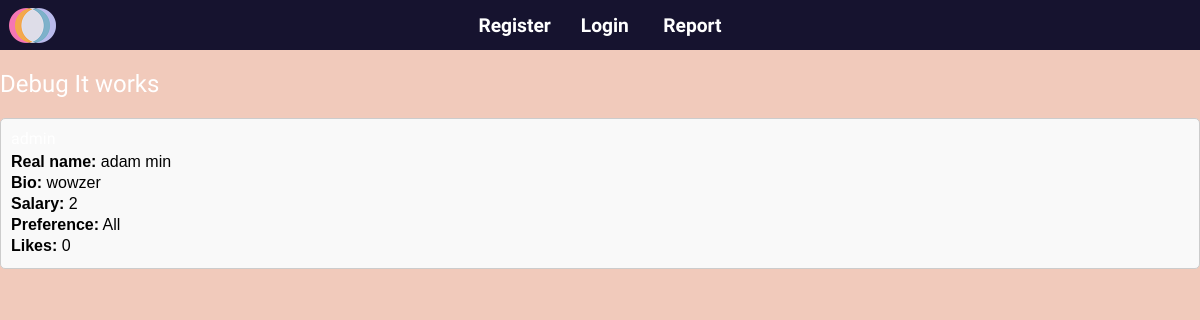
Before: /root/viewProfiles/index.php with the older database file.
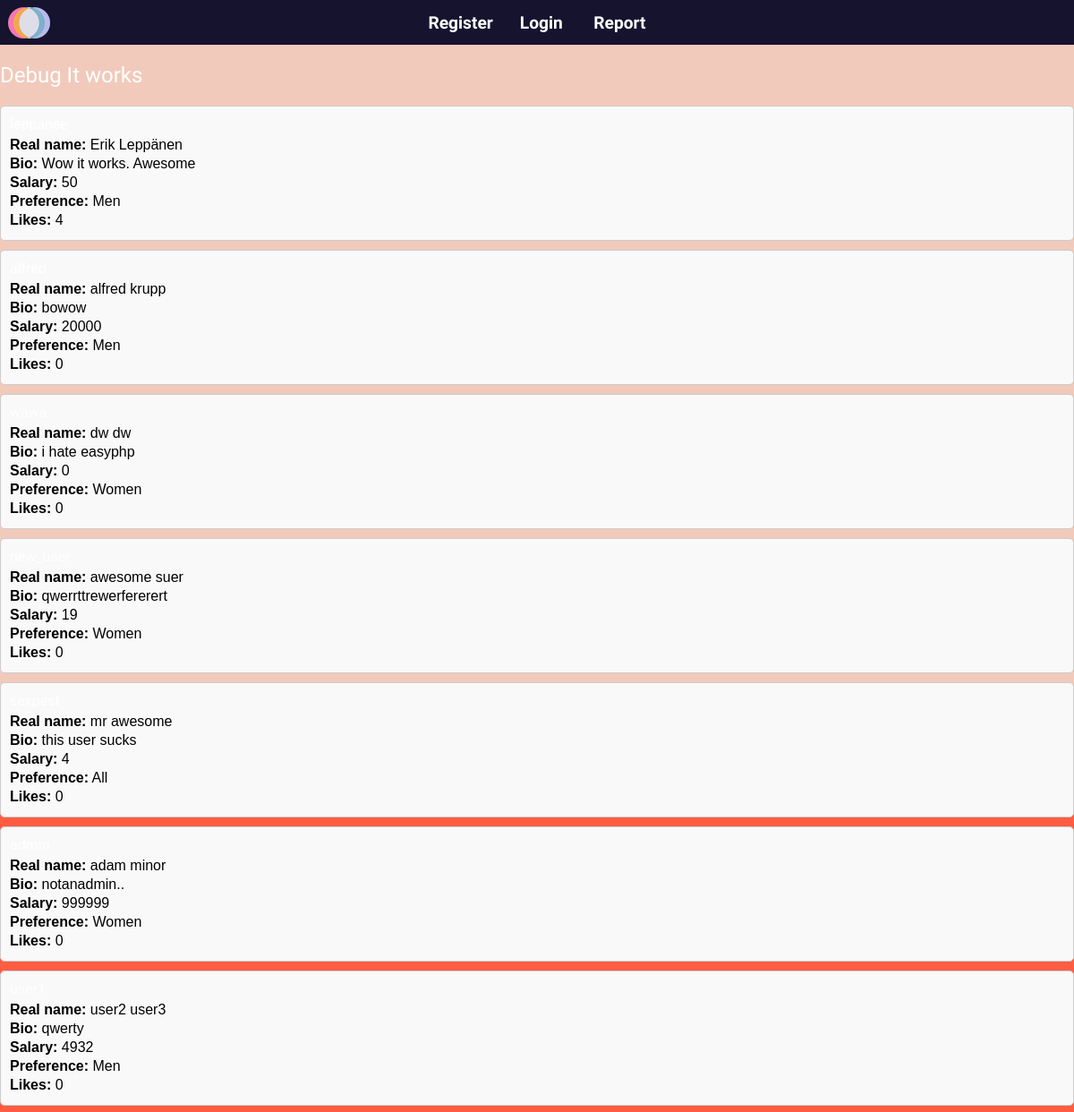
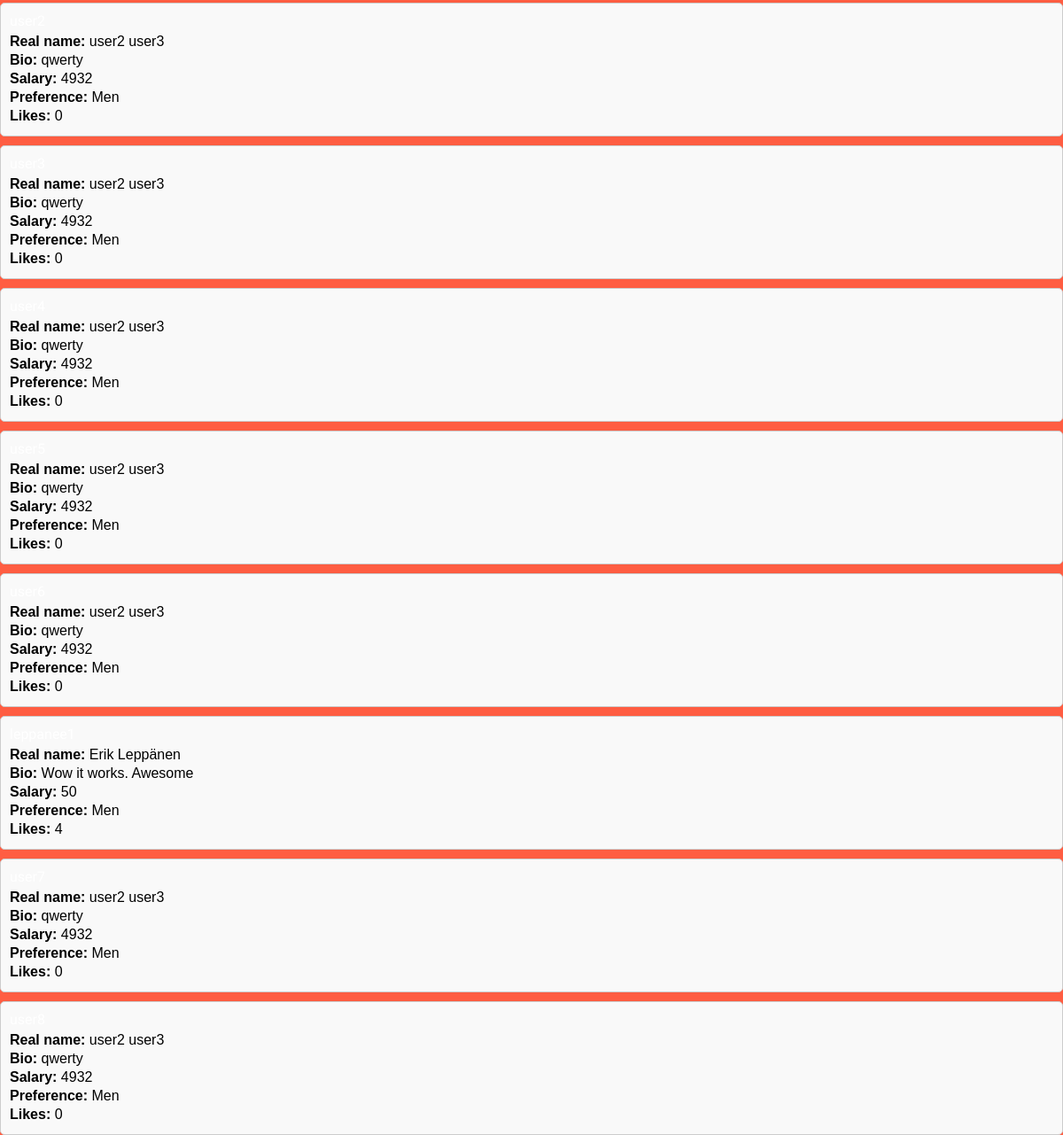
After: the same page with the newer database file (2 pictures, top to bottom).
### tables this page shows
CREATE TABLE `profiles` (
  `id` bigint NOT NULL,
  `username` varchar(30) NOT NULL,
  `realname` varchar(50) NOT NULL,
  `zipcode` varchar(20) NOT NULL,
  `bio` varchar(255) NOT NULL,
  `salary` int NOT NULL,
  `preference` int NOT NULL,
  `gender` int NOT NULL DEFAULT '2' COMMENT '0=male, 1=female, 2=other',
  `email` varchar(40) NOT NULL,
  `likes` int DEFAULT NULL,
  `role` int NOT NULL DEFAULT '1',
  `passhash` varchar(255) NOT NULL,
  `is_softbanned` tinyint NOT NULL DEFAULT '0'
);

### root/viewProfiles/model_profiles.php (the view, shortened to what this page needs)
<?php
$conn = create_conn();
$sql = "SELECT * FROM profiles";
$result = $conn->query($sql);
foreach ($result as $row) {
    echo '<div class="singleProfile">';
    echo '<h4>' . htmlspecialchars($row['username']) . '</h4>';
    echo '<p><strong>Real name:</strong> ' . htmlspecialchars($row['realname']) . '</p>';
    echo '<p><strong>Bio:</strong> ' . htmlspecialchars($row['bio']) . '</p>';
    echo '<p><strong>Salary:</strong> ' . htmlspecialchars($row['salary']) . '</p>';
    $map = ['0'=> 'All', '1'=>'Men', '2'=>'Women', '3'=>'Other'];
    echo '<p><strong>Preference:</strong> ' . ($map[$row['preference']] ?? 'Unknown') . '</p>';
    echo '<p><strong>Likes:</strong> ' . htmlspecialchars($row['likes'] ?? '0') . '</p>';
    echo '</div>';
}
?>

### root/viewProfiles/index.php (shortened to what this page needs)
<!DOCTYPE html>
<html lang="en">
<head>
    <link rel="stylesheet" href="../mainStyle.css">
    <link rel="stylesheet" href="./viewProfiles.css">
</head>
<body>
        <?php include "../scripts/nav.php"; ?>
    <?php include "view_profiles.php" ?>
</body>
</html>

### root/scripts/nav.php
<header class="header">
    <nav>
        <ul>
            <li class="nav-logo"><a href="../landingPage/index.php"><img src="../media/newlogo_small.png" alt="Logo"></a></li>
            <?php
            if (isset($_SESSION["loggedin"])) {
                echo ('<li><a href="../homePage/index.php">Home</a></li>');
                echo ('<li><a href="../profile/index.php">Profile</a></li>');
            } else {
                echo ('<li><a href="../register/index.php">Register</a></li>');
                echo ('<li><a href="../login/index.php">Login</a></li>');
            }
            ?>
            <li><a href="../reportPage/index.php">Report</a></li>
        </ul>
    </nav>
</header>

### root/viewProfiles/view_profiles.php
<h2>Debug It works</h2>
<?php include "model_profiles.php"; ?>

### root/mainStyle.css (style rules this page uses)
:root { --collight: #FF5D42; --colbg: #f1cabb; --colaccent: #7823A4; --coldarker: #403772; --coletc: #ffffff; --colnav: #16132f; --accentsky: #B9BAEBff; --sky: #7EB1CAff; --white: #DEDDE8ff; --contrast: #F3A84Eff; --contrast2: #F576B3ff; --contrast3: #B371BDff; }
html { height: 100%; background-color: var(--collight); margin: 0; padding: 0; box-sizing: border-box; }
body { font-family: 'Zalando Sans Expanded', sans-serif; margin: 0; padding: 0; background-color: var(--colbg); height: 100vh; height: 100dvh; }
header { background-color: var(--colnav); color: var(--coletc); text-align: center; padding: 10px 0; height: 30px; display: flex; justify-content: center; align-items: center; }
header ul { margin: 0px; padding: 0; }
header ul li { list-style: none; display: inline; margin: 0 15px; font-family: "Kumbh Sans", sans-serif; font-size: 1.2rem; }
header ul li a { color: var(--coletc); text-decoration: none; font-weight: bold; }
h1, h2, h3, h4, h5 { font-family: "Michroma", sans-serif; font-weight: 400; font-style: normal; color: white; }
.nav-logo { position: absolute; left: 8.5px; top: 7.5px; margin: 0; }
.nav-logo img { height: 35px; }

### root/viewProfiles/viewProfiles.css (style rules this page uses)
body { font-family: Arial, sans-serif; }
.singleProfile { border: 1px solid #ccc; padding: 10px; margin: 10px 0; border-radius: 5px; background: #f9f9f9; }
.singleProfile h4 { margin: 0 0 5px; }
.singleProfile p { margin: 3px 0; }

Changed rows visible on the page:
removed profiles: realname "adam min", bio "wowzer", salary "2", preference "All", likes "0"
added profiles: realname "Erik Leppänen", bio "Wow it works. Awesome", salary "50", preference "Men", likes "4"
added profiles: realname "alfred krupp", bio "bowow", salary "20000", preference "Men", likes "0"
added profiles: realname "dw dw", bio "i hate easyphp", salary "0", preference "Women", likes "0"
added profiles: realname "awesome suer", bio "qwerrttrewerfererert", salary "19", preference "Women", likes "0"
added profiles: realname "mr awesome", bio "this user sucks", salary "4", preference "All", likes "0"
added profiles: realname "adam minor", bio "notanadmin..", salary "999999", preference "Women", likes "0"
added profiles: realname "user2 user3", bio "qwerty", salary "4932", preference "Men", likes "0"
added profiles: realname "user2 user3", bio "qwerty", salary "4932", preference "Men", likes "0"
added profiles: realname "user2 user3", bio "qwerty", salary "4932", preference "Men", likes "0"
added profiles: realname "user2 user3", bio "qwerty", salary "4932", preference "Men", likes "0"
added profiles: realname "user2 user3", bio "qwerty", salary "4932", preference "Men", likes "0"
added profiles: realname "user2 user3", bio "qwerty", salary "4932", preference "Men", likes "0"
added profiles: realname "Erik Leppänen", bio "Wow it works. Awesome", salary "50", preference "Men", likes "4"
added profiles: realname "user2 user3", bio "qwerty", salary "4932", preference "Men", likes "0"
added profiles: realname "user2 user3", bio "qwerty", salary "4932", preference "Men", likes "0"
